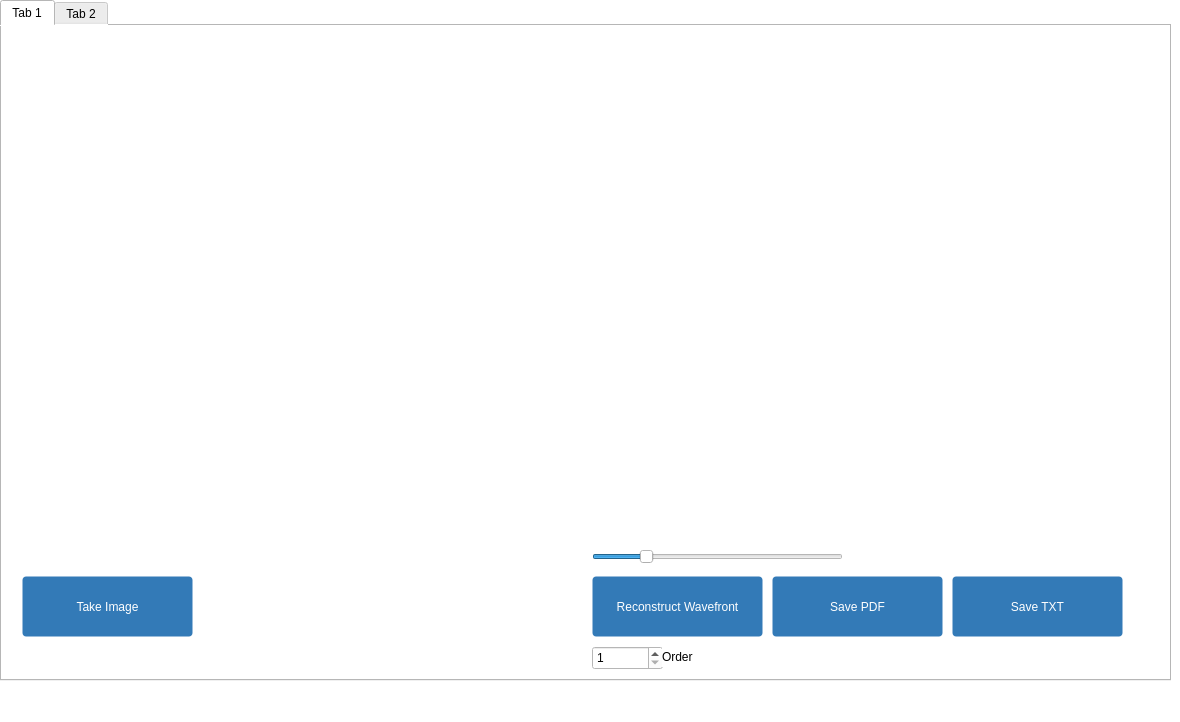
<?xml version="1.0" encoding="UTF-8"?>
<ui version="4.0">
 <class>MainWindow</class>
 <widget class="QMainWindow" name="MainWindow">
  <property name="geometry">
   <rect>
    <x>0</x>
    <y>0</y>
    <width>1180</width>
    <height>722</height>
   </rect>
  </property>
  <property name="windowTitle">
   <string>MainWindow</string>
  </property>
  <property name="styleSheet">
   <string notr="true">background-color: #FFF</string>
  </property>
  <widget class="QWidget" name="centralwidget">
   <widget class="QTabWidget" name="tabWidget">
    <property name="geometry">
     <rect>
      <x>0</x>
      <y>0</y>
      <width>1171</width>
      <height>681</height>
     </rect>
    </property>
    <property name="currentIndex">
     <number>0</number>
    </property>
    <widget class="QWidget" name="tabMain">
     <attribute name="title">
      <string>Tab 1</string>
     </attribute>
     <widget class="MplWidget" name="plotSensor" native="true">
      <property name="geometry">
       <rect>
        <x>20</x>
        <y>20</y>
        <width>500</width>
        <height>500</height>
       </rect>
      </property>
     </widget>
     <widget class="QPushButton" name="btnTakeImage">
      <property name="geometry">
       <rect>
        <x>20</x>
        <y>550</y>
        <width>171</width>
        <height>61</height>
       </rect>
      </property>
      <property name="styleSheet">
       <string notr="true">color: #fff;
background-color: #337ab7;
border-color: #2e6da4;
cursor: pointer;
background-image: none;
border: 1px solid transparent;
border-radius: 4px;</string>
      </property>
      <property name="text">
       <string>Take Image</string>
      </property>
     </widget>
     <widget class="MplWidget" name="plotSensor_2" native="true">
      <property name="geometry">
       <rect>
        <x>590</x>
        <y>20</y>
        <width>500</width>
        <height>500</height>
       </rect>
      </property>
     </widget>
     <widget class="QPushButton" name="btnShow">
      <property name="geometry">
       <rect>
        <x>590</x>
        <y>550</y>
        <width>171</width>
        <height>61</height>
       </rect>
      </property>
      <property name="styleSheet">
       <string notr="true">color: #fff;
background-color: #337ab7;
border-color: #2e6da4;
cursor: pointer;
background-image: none;
border: 1px solid transparent;
border-radius: 4px;</string>
      </property>
      <property name="text">
       <string>Reconstruct Wavefront</string>
      </property>
     </widget>
     <widget class="QPushButton" name="btnSavePDF">
      <property name="geometry">
       <rect>
        <x>770</x>
        <y>550</y>
        <width>171</width>
        <height>61</height>
       </rect>
      </property>
      <property name="styleSheet">
       <string notr="true">color: #fff;
background-color: #337ab7;
border-color: #2e6da4;
cursor: pointer;
background-image: none;
border: 1px solid transparent;
border-radius: 4px;</string>
      </property>
      <property name="text">
       <string>Save PDF</string>
      </property>
     </widget>
     <widget class="QPushButton" name="btnSave_2">
      <property name="geometry">
       <rect>
        <x>950</x>
        <y>550</y>
        <width>171</width>
        <height>61</height>
       </rect>
      </property>
      <property name="styleSheet">
       <string notr="true">color: #fff;
background-color: #337ab7;
border-color: #2e6da4;
cursor: pointer;
background-image: none;
border: 1px solid transparent;
border-radius: 4px;</string>
      </property>
      <property name="text">
       <string>Save TXT</string>
      </property>
     </widget>
     <widget class="QSpinBox" name="spinBox">
      <property name="geometry">
       <rect>
        <x>590</x>
        <y>620</y>
        <width>71</width>
        <height>24</height>
       </rect>
      </property>
      <property name="minimum">
       <number>1</number>
      </property>
     </widget>
     <widget class="QLabel" name="label_2">
      <property name="geometry">
       <rect>
        <x>660</x>
        <y>620</y>
        <width>61</width>
        <height>21</height>
       </rect>
      </property>
      <property name="text">
       <string>Order</string>
      </property>
     </widget>
     <widget class="QSlider" name="horizontalSlider">
      <property name="geometry">
       <rect>
        <x>590</x>
        <y>520</y>
        <width>251</width>
        <height>22</height>
       </rect>
      </property>
      <property name="maximum">
       <number>1000</number>
      </property>
      <property name="value">
       <number>200</number>
      </property>
      <property name="orientation">
       <enum>Qt::Horizontal</enum>
      </property>
     </widget>
    </widget>
    <widget class="QWidget" name="tabCalibration">
     <attribute name="title">
      <string>Tab 2</string>
     </attribute>
     <widget class="MplWidget" name="plotSensor_3" native="true">
      <property name="geometry">
       <rect>
        <x>20</x>
        <y>10</y>
        <width>1000</width>
        <height>1000</height>
       </rect>
      </property>
     </widget>
     <widget class="QPushButton" name="btnImgCali">
      <property name="geometry">
       <rect>
        <x>1030</x>
        <y>70</y>
        <width>221</width>
        <height>71</height>
       </rect>
      </property>
      <property name="styleSheet">
       <string notr="true">color: #fff;
background-color: #337ab7;
border-color: #2e6da4;
cursor: pointer;
background-image: none;
border: 1px solid transparent;
border-radius: 4px;</string>
      </property>
      <property name="text">
       <string>Take Image</string>
      </property>
     </widget>
     <widget class="QCheckBox" name="checkBox">
      <property name="geometry">
       <rect>
        <x>1040</x>
        <y>30</y>
        <width>201</width>
        <height>23</height>
       </rect>
      </property>
      <property name="text">
       <string>Use analytic Calibration</string>
      </property>
      <property name="checked">
       <bool>true</bool>
      </property>
     </widget>
     <widget class="QSpinBox" name="spinNumFoci">
      <property name="geometry">
       <rect>
        <x>1270</x>
        <y>30</y>
        <width>111</width>
        <height>31</height>
       </rect>
      </property>
     </widget>
     <widget class="QLabel" name="label">
      <property name="geometry">
       <rect>
        <x>1400</x>
        <y>30</y>
        <width>151</width>
        <height>31</height>
       </rect>
      </property>
      <property name="text">
       <string>Number of Foci</string>
      </property>
     </widget>
     <widget class="QPushButton" name="btnFindSpotsCali">
      <property name="geometry">
       <rect>
        <x>1030</x>
        <y>160</y>
        <width>221</width>
        <height>71</height>
       </rect>
      </property>
      <property name="styleSheet">
       <string notr="true">color: #fff;
background-color: #337ab7;
border-color: #2e6da4;
cursor: pointer;
background-image: none;
border: 1px solid transparent;
border-radius: 4px;</string>
      </property>
      <property name="text">
       <string>Find Spots</string>
      </property>
     </widget>
     <widget class="QPushButton" name="btnBuildGrid">
      <property name="geometry">
       <rect>
        <x>1030</x>
        <y>250</y>
        <width>221</width>
        <height>71</height>
       </rect>
      </property>
      <property name="styleSheet">
       <string notr="true">color: #fff;
background-color: #337ab7;
border-color: #2e6da4;
cursor: pointer;
background-image: none;
border: 1px solid transparent;
border-radius: 4px;</string>
      </property>
      <property name="text">
       <string>Build Grid</string>
      </property>
     </widget>
    </widget>
   </widget>
  </widget>
  <widget class="QMenuBar" name="menubar">
   <property name="geometry">
    <rect>
     <x>0</x>
     <y>0</y>
     <width>1180</width>
     <height>24</height>
    </rect>
   </property>
  </widget>
  <widget class="QStatusBar" name="statusbar"/>
 </widget>
 <customwidgets>
  <customwidget>
   <class>MplWidget</class>
   <extends>QWidget</extends>
   <header>mplwidget.h</header>
   <container>1</container>
  </customwidget>
 </customwidgets>
 <resources/>
 <connections/>
</ui>
